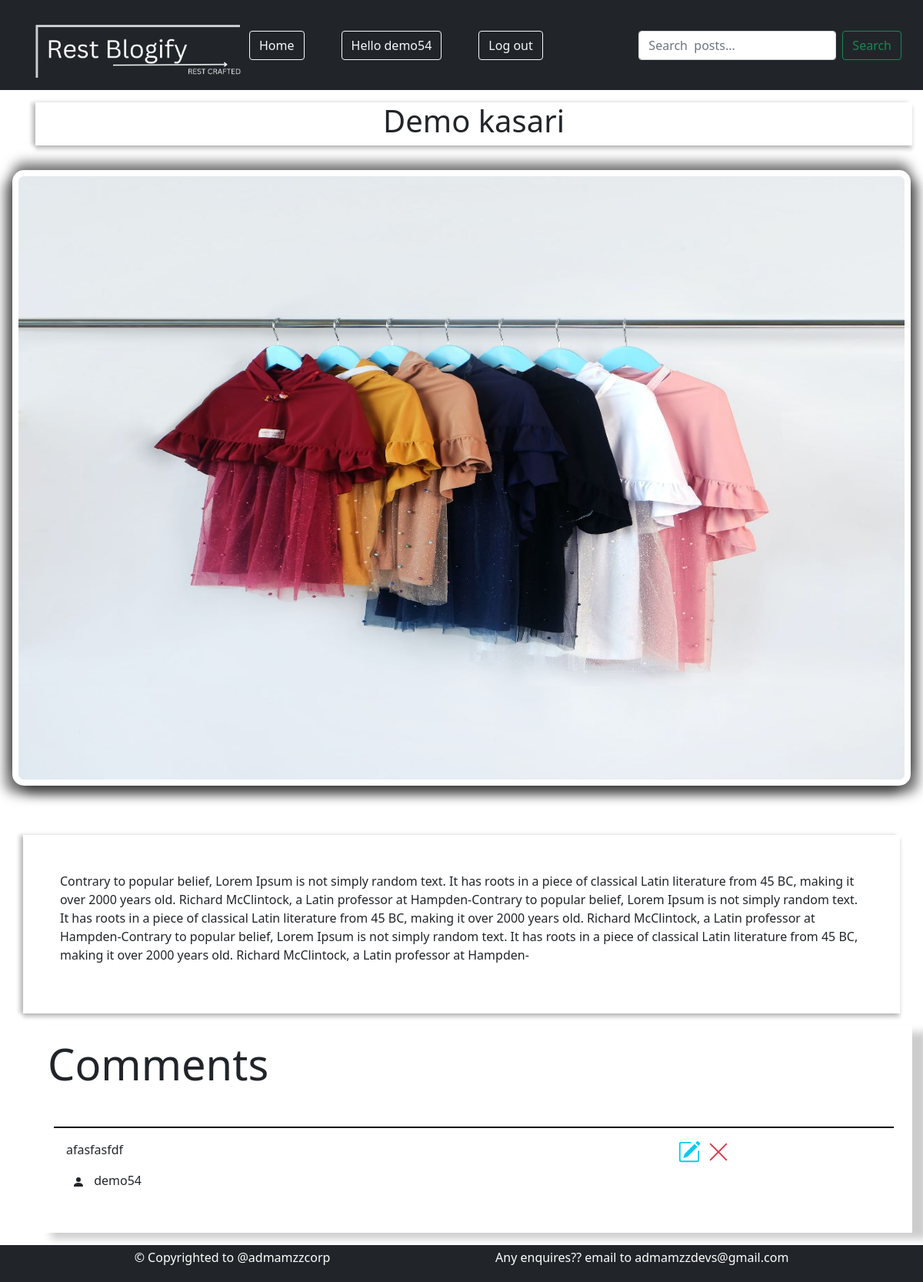
/post/5/ (signed in), run on an earlier commit of the app's database.
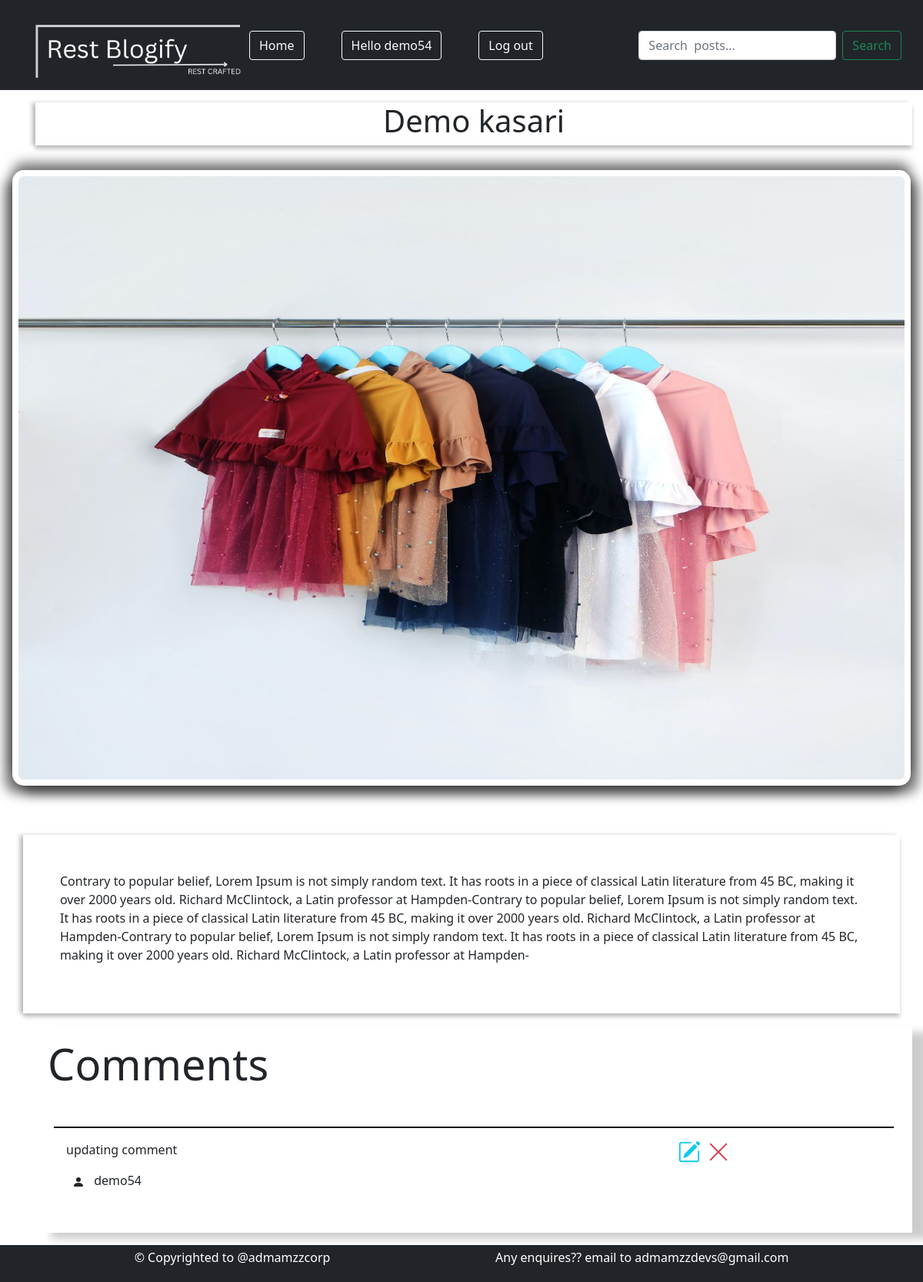
And on a later commit of the database.
### blog_app/models.py (models this page shows, shortened)
class Post(models.Model):
    post_name = models.CharField(max_length=100)
    post_desc = models.TextField()
    created   = models.DateTimeField(auto_now_add=True)
    rating = models.IntegerField(default=0)
    user = models.ForeignKey(User, on_delete=models.CASCADE)
    image = models.ImageField(upload_to='post_images',null=True,blank=True)

class Comment(models.Model):
    user = models.ForeignKey(User,on_delete=models.CASCADE)
    post = models.ForeignKey(Post,on_delete=models.CASCADE)
    review = models.IntegerField(default=0,null=True,blank=True)
    desc = models.TextField()

### blog_app/views.py (the view)
# urls.py: path('post/<int:id>/',views.post,name='post'),
def post(request,id):
    post = Post.objects.get(id=id)
    comments = Comment.objects.filter(post=post)
    user_can_add_review = Comment.objects.filter(user=request.user,post=post).exists()
    context = {'post':post,'comments':comments,'user_can_add_review':user_can_add_review}
    return render(request,'post.html',context)

### templates/post.html (shortened to what this page needs)
{% extends 'base.html' %}
{% block content %}
<div class="container">
    <div class="row">
        <div class="col-12 m-3 text-center" style="box-shadow: -5px 0 5px rgba(0, 0, 0, 0.2), 0 5px 5px rgba(0, 0, 0, 0.2);">
            <h1>{{post.post_name}}</h1>
        </div>
    </div>
</div>
<div class="container-fluid p-0" >
    <div class="row m-0 p-3">
        <div class="col-12 m-0 p-0">
          {% if post.image %}
            <img src="{{post.image.url}}" class="w-100 p-2" style="height: 100vh; box-shadow: -10px 10px 15px rgba(0, 0, 0, 0.5), 10px 10px 15px rgba(0, 0, 0, 0.5), 0 -10px 15px rgba(0, 0, 0, 0.5); border-radius: 15px;">
          {% endif %}
          </div>
        </div>
</div>
<div class="container" >
    <div class="row">
        <div class="col-12 mt-5 p-5" style="box-shadow: -5px 0 5px rgba(0, 0, 0, 0.2), 0 5px 5px rgba(0, 0, 0, 0.2);">
<p>{{post.post_desc}}
</div>
        <div class="col-12 p-3 m-3 custom-shadow" >
        <p class="display-4">Comments</p>
              {% for comment in comments %}
              <div class="p-3 m-2 d-flex  mt-5" style="border-top:2px solid black;">
                <div class="w-75" >
                  <p id="commentText">{{comment.desc}}</p>
                  <p><svg xmlns="http://www.w3.org/2000/svg" width="16" height="16" fill="currentColor" class="bi bi-person-fill text-dark mx-2" viewBox="0 0 16 16">
                    <path d="M3 14s-1 0-1-1 1-4 6-4 6 3 6 4-1 1-1 1H3Zm5-6a3 3 0 1 0 0-6 3 3 0 0 0 0 6Z"/>
                  </svg> {{comment.user}}</p>
                </div>
               <div class="d-flex">
                {% if request.user == comment.user %}
                <a data-bs-toggle="modal"  data-bs-target="#updateCommentModal" id="updateCommentTextBtn" rating-value="{{comment.review}}" comment-id="{{comment.id}}" post-id="{{post.id}}">
                </a>
                <a  href="{% url 'delete_review' post.id comment.id %}">
                </a>
                {% endif %}
               </div>
              </div>
              {% empty %}
              <p class=" m-3 ">No comments yet.. </p>
              {% endfor %}
        </div>
    </div>
</div>
{% endblock %}

### templates/base.html (shortened to what this page needs)
{% load static %}
<!DOCTYPE html>
<html lang="en">
<head>
   <link href="https://cdn.jsdelivr.net/npm/bootstrap@5.0.2/dist/css/bootstrap.min.css" rel="stylesheet">
   <link rel="stylesheet" href="https://cdnjs.cloudflare.com/ajax/libs/font-awesome/5.15.3/css/all.min.css">
   <link rel="stylesheet" href="{% static 'css/custom.css' %}">
</head>
<body>
    {% include 'header.html' %}
    {% block content %}
    {% endblock %}
    {% include 'footer.html' %}
</body>
</html>

### templates/header.html (shortened to what this page needs)
<div class="header d-flex p-2 bg-dark">
    <div class="w-25 p-2">
      <img src="logo.png" style="min-width: 220px;height:85px;">
    </div>
    <div class="w-75 p-2 mt-3">
        <nav class="navbar navbar-expand-lg  bg-dark ">
            <div class="container-fluid">
              <div class="collapse navbar-collapse" id="navbarSupportedContent">
                <ul class="navbar-nav me-auto mb-2 mb-lg-0">
                  <li class="nav-item">
                    <a class="btn btn-outline-light me-5 " aria-current="page" href="/">Home</a>
                  </li>
                  {% if request.user.is_authenticated %}
                  <li class="nav-item">
                    <a class="btn btn-outline-light me-5 " aria-current="page" >Hello {{request.user}}</a>
                  </li>
                  <li class="nav-item">
                    <a class="btn btn-outline-light me-5 " aria-current="page" href="#" data-bs-toggle="modal" data-bs-target="#logoutModal">Log out</a>
                  </li>
                  {% endif %}
                </ul>
                <form class="d-flex" method="post" action="{% url 'search' %}">
                  <input class="form-control me-2" type="search" placeholder="Search  posts..." aria-label="Search" name="search_value">
                  <button class="btn btn-outline-success " type="submit">Search</button>
                </form>
              </div>
            </div>
          </nav>
    </div>
</div>
<div class="toast-container align-items-center text-white position-absolute top-0 end-0 p-3 ">
</div>

### templates/footer.html
    <div class="container-fluid bg-dark">
        <div class="row">
          <div class="col-12">
            <div class="d-flex justify-content-evenly">
            <p class=" mx-5 p-1 text-white">© Copyrighted to @admamzzcorp</p>
            <p class=" mx-5 p-1 text-white"> Any enquires?? email to admamzzdevs@gmail.com</p>
          </div></div>
        </div>
      </div>

### static/css/custom.css (style rules this page uses)
.toast-container { position: absolute; top: 0; right: 0; z-index: 1050; padding: 3rem; }
.custom-shadow { box-shadow: 20px 8px 10px rgba(0, 0, 0, 0.2); }

What changed in the data, as far as the page shows it:
changed Comment "demo54": desc "afasfasfdf" → "updating comment"
